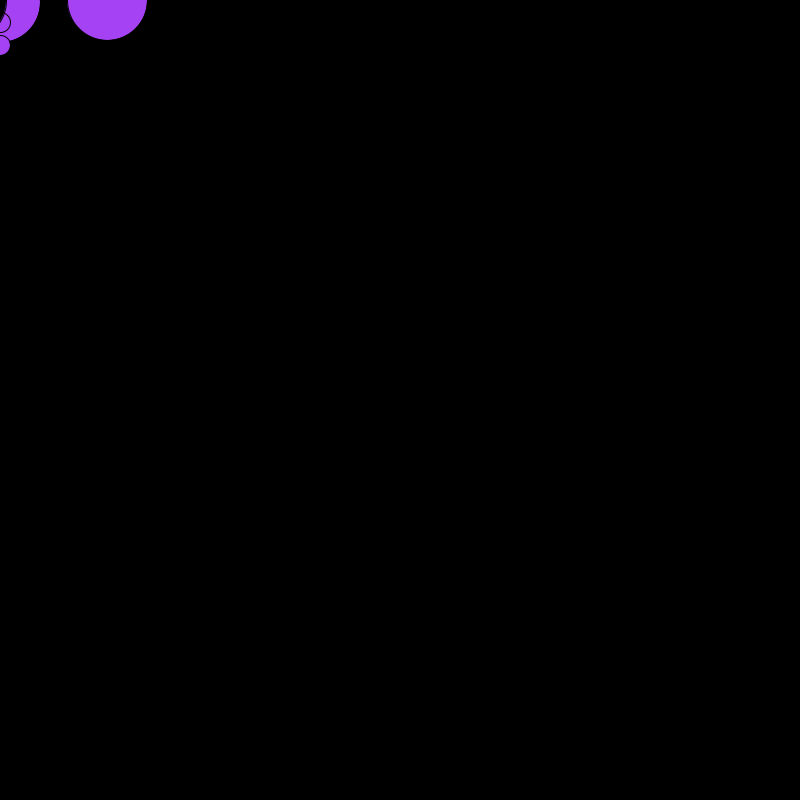
Frame 1 (no input)
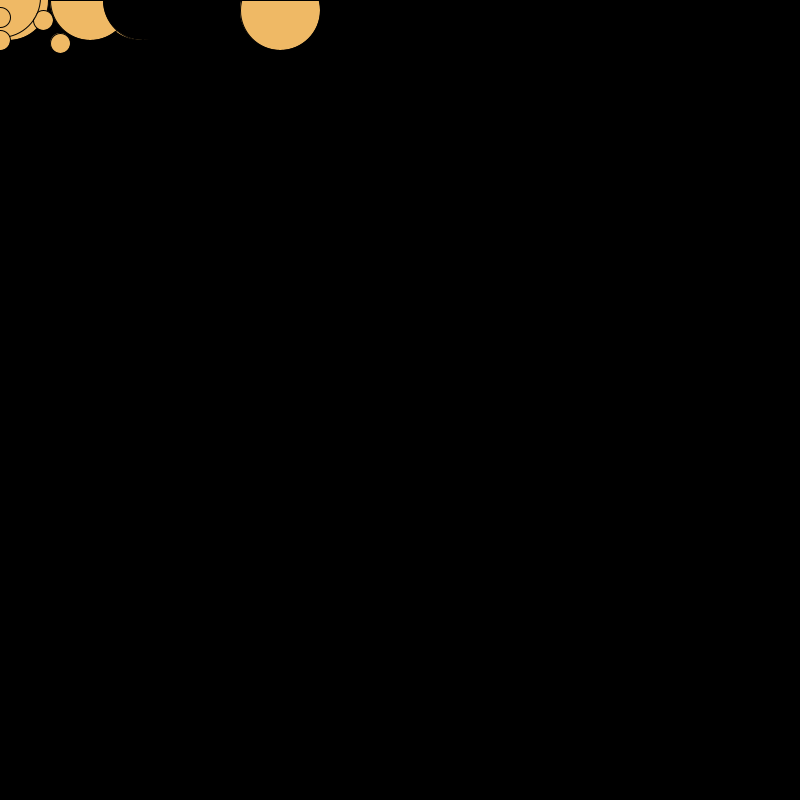
Frame 60 (the mouse pressed at the canvas centre just before this capture)
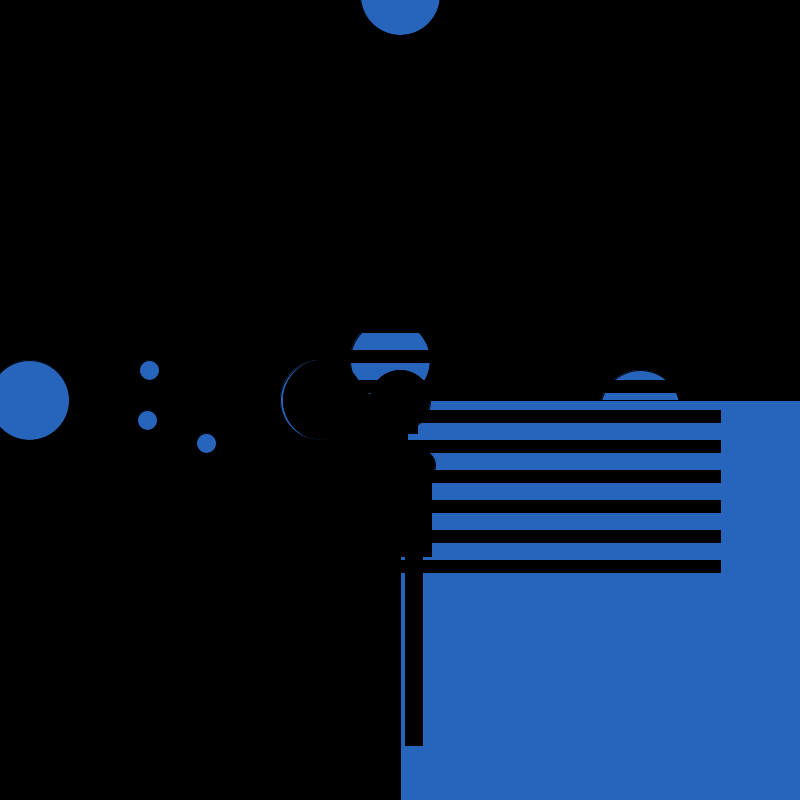
Frame 120 (the mouse held since frame 60 and released just before this capture)

The Processing sketch that drew these frames (run headless with seeded random() and noise(); from frame 60 on, the mouse is pressed at the canvas centre):

// Processing sketch: processing_38561
// ── processing_38561.pde

int counter;
int radius = 40;
float x = -radius;
float speed = 3;
float a = radius;
float j;
float k;




void setup() {
  size(800, 800);
  smooth();
  ellipseMode(RADIUS);
}

void draw() {
  background(0);



  x += speed;
  fill(random(256), random(256), random(256));
  ellipse(x, mouseY, radius, radius);
  ellipse(x +70, mouseY -40, radius, radius);
  ellipse(x *8, mouseY + 35, radius, radius);
  ellipse(x * 2, mouseY + 10, radius, radius);
  ellipse(x - 50, mouseY * 18, radius, radius);
  rect(mouseX, mouseY, 400, mouseY);
  // shapes that move along background and change color

  ellipse(70 - x, mouseY *3, radius, radius);
  
  j += random(-speed, speed);
  k += random(-speed, speed);

  ellipse(j, mouseY, radius, radius);
  ellipse(j +120, mouseY -30, 10, 10);
  ellipse(j *7, mouseY + 43, 10, 10);
  ellipse(j * 5, mouseY + 20, 10, 10);
  ellipse(j - 30, mouseY * 4, 10, 10);
  
  ellipse(mouseX, k, radius, radius);
  ellipse(mouseX +120, k -30, 10, 10);
  ellipse(mouseX *7, k + 43, 10, 10);
  ellipse(mouseX * 5, k + 20, 10, 10);
  ellipse(mouseX - 30, k * 4, 10, 10);
  //shapes that move at random speeds around the background


  fill(0);

    ellipse(x + 3, mouseY, radius, radius);
  ellipse(x +140, mouseY -60, 10, 10);
  ellipse(x *3.5, mouseY + 32, 10, 10);
  ellipse(x * 9, mouseY + 56, 10, 10);
  ellipse(x - 20, mouseY * 3, 10, 10);
  // black circles that move along background

  fill(0);
  ellipse(400, 400, 30, 30);
  rect(382, 408, 35, 25);
  rect(389, 433, 18, 20);
  //face

  rect(361, 456, 70, 100);
  rect (372, 453, 50, 100);
  ellipse(370, 465, 15, 15);
  ellipse(420, 465, 15, 15);
  rect (370, 555, 17, 190);
  rect (405, 555, 17, 190);
  //body

  rect(x, 200, 400, 12);
  rect(x, 230, 400, 12);
  rect(x, 260, 400, 12);
  rect(x, 290, 400, 12);
  rect(x, 320, 400, 12);
  rect(x, 350, 400, 12);
  rect(x, 380, 400, 12);
  rect(x, 410, 400, 12);
  rect(x, 440, 400, 12);
  rect(x, 470, 400, 12);
  rect(x, 500, 400, 12);
  rect(x, 530, 400, 12);
  rect(x, 560, 400, 12);
  // bars that float across screen

  
}


void mousePressed() {
  loop();
  //when mouse pressed everything freezes.
}

void mouseReleased() {
  noLoop();
  redraw();
}
